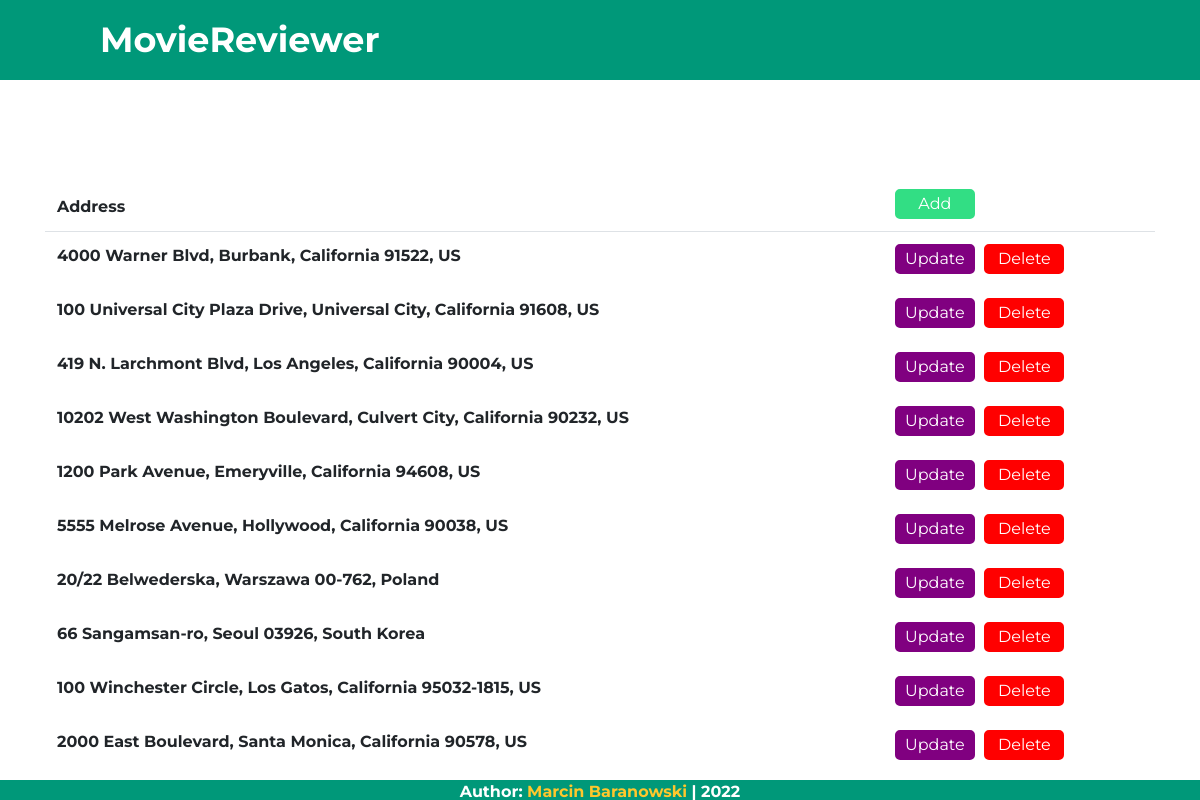
/addressList, run on the app's committed database.
### viewer/models.py (models this page shows)
class Address(models.Model):
    number = models.CharField(max_length=10, blank=True, null=True)
    street = models.CharField(max_length=255, blank=True, null=True)
    apartment_number = models.CharField(max_length=10, blank=True, null=True)
    state = models.CharField(max_length=25, blank=True, null=True)
    zip_code = models.CharField(max_length=10)
    city = models.CharField(max_length=255)
    country = models.ForeignKey(Country, on_delete=models.SET_NULL, null=True)
    def __str__(self):
        if self.apartment_number is None:
            if self.state is None:
                return str(self.number) + " " + str(self.street) + ", "+ str(self.city) + " " + str(self.zip_code) + ", " + str(self.country)
            else:
                return str(self.number) + " " + str(self.street) + ", "+ str(self.city) + ", " + str(self.state) + " " + str(self.zip_code) + ", " + str(self.country)
        else:
            return str(self.number) + " " + str(self.street) + " " + str(self.apartment_number) + ", " + str(self.city)
            + ", " + str(self.state) + " " + str(self.zip_code) + ", " + str(self.country)

class Country(models.Model):
    name = models.CharField(max_length=255)
    def __str__(self):
        return self.name

### viewer/views.py (the view)
# urls.py: path('addressList', views.addressList, name='address'),
def addressList(request):
    address = Address.objects.all()
    context = {'address': address}
    return render(request, "addressList.html", context)

### templates/addressList.html
{% extends 'base.html' %}
{% load static %}
{% block styles %}
<link rel="stylesheet" type="text/css" href="{% static '/styles/list.css' %}">
{% endblock %}
{% block content %}
<table class="table table-borderless">
    <thead class="border-bottom font-weight-bold">
        <tr>
          <th scope="col">Address</th>
          <th scope="col"><a href="{% url 'create-address' %}"><button class="add">Add</button></a></th>
        </tr>
      </thead>
    <tbody>
        {% for add in address %}
        <tr>
          <td>{{add}}</td>
          <td><a href="{% url 'update-address' add.id %}"><button class="update" style="margin-left: 0px;">Update</button></a>
              <a href="{% url 'delete-address' add.id %}">
              <button type="button" class="delete"
              onclick="return confirm('Are you sure you want to delete {{add}}?')">Delete</button></a>
          </td>
        </tr>
        {% endfor %}
    </tbody>
  </table>
{% endblock %}

### static/styles/base.css (style rules this page uses)
* { margin: 0; padding: 0; list-style: none; box-sizing: border-box; }
body { font-family: 'Montserrat'; font-weight: bold; }

### static/styles/list.css (style rules this page uses)
.add { background-color: #32de84; border: 3px solid #32de84; border-radius: 5px; width: 80px; height: 30px; color: white; }
.update { background-color: purple; border: 3px solid purple; border-radius: 5px; width: 80px; height: 30px; color: white; }
.delete { background-color: red; border: 3px solid red; border-radius: 5px; width: 80px; height: 30px; color: white; margin-left: 5px; }

### data on the page
Address: apartment_number+state+number "4000 Warner Blvd, Burbank, California 91522, US"
Address: apartment_number+state+number "100 Universal City Plaza Drive, Universal City, California 91608, US"
Address: apartment_number+state+number "419 N. Larchmont Blvd, Los Angeles, California 90004, US"
Address: apartment_number+state+number "10202 West Washington Boulevard, Culvert City, California 90232, US"
Address: apartment_number+state+number "1200 Park Avenue, Emeryville, California 94608, US"
Address: apartment_number+state+number "5555 Melrose Avenue, Hollywood, California 90038, US"
Address: apartment_number+state+number "20/22 Belwederska, Warszawa 00-762, Poland"
Address: apartment_number+state+number "66 Sangamsan-ro, Seoul 03926, South Korea"
Address: apartment_number+state+number "100 Winchester Circle, Los Gatos, California 95032-1815, US"
Address: apartment_number+state+number "2000 East Boulevard, Santa Monica, California 90578, US"
